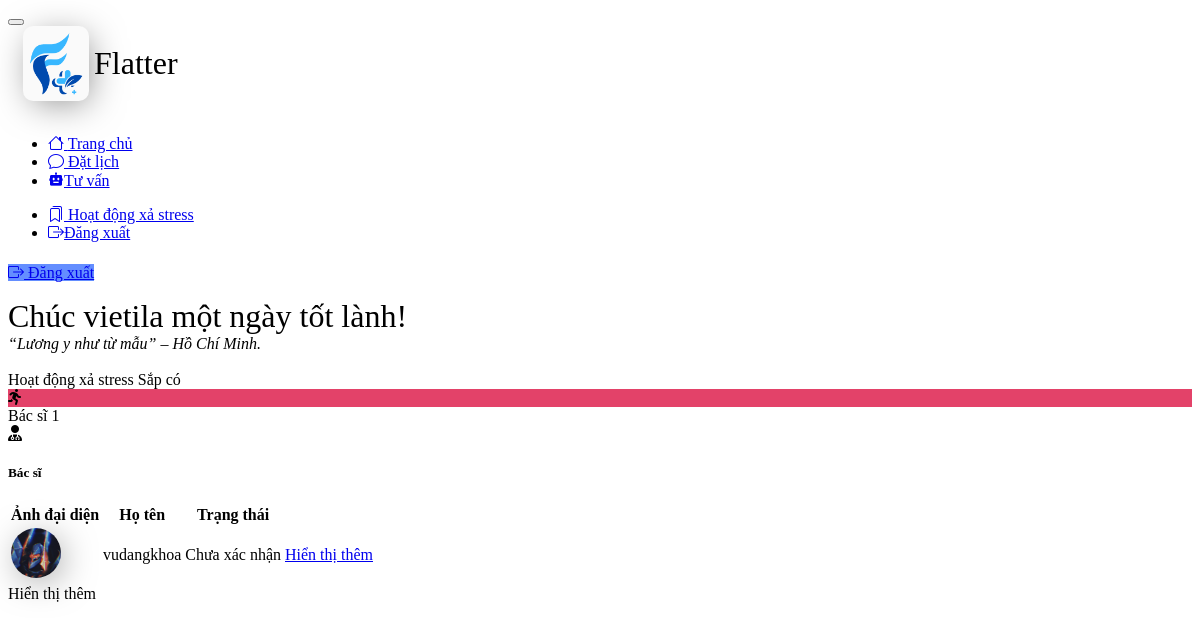
Page /patientmain (signed in) on the committed database.
### Main_App/models.py (models this page shows, shortened)
class Doctor(models.Model):
    user=models.OneToOneField(User,on_delete=models.CASCADE,default=None)
    profile_pic= models.ImageField(upload_to='profile_pic/',null=True,blank=True)
    address = models.CharField(max_length=40)
    mobile = models.CharField(max_length=20,default=None,blank=False)
    status= models.BooleanField(default=False)
    totalstar = models.IntegerField(default=5)
    timeclick = models.IntegerField(default=1)
    star = models.CharField(max_length=1,default=5)
    desc = models.TextField(max_length=500,default=None,blank=True)

### Main_App/views.py (the view)
# urls.py: path('patientmain',views.patientmain,name="patientmain"),
def patientmain(request):
    dict={
        'numpatient':models.Doctor.objects.all().count(),
        'patient':models.Doctor.objects.all(),
        'event':models.Event.objects.all().count(),
    }
    if is_patient(request.user):
        pass
    else:
        return redirect("/")
    return render(request,'patient/patientpanel.html',context=dict)

### Main_App/views.py (called while the page is built)
def is_patient(user):
    return user.groups.filter(name='PATIENT').exists()

### template/patient/patientpanel.html (shortened to what this page needs)
{% extends 'patient/patientbase.html' %}
{% block content %}
{%load static%}
<div class="container-fluid">
    <div class="card shadow border-0">
        <div class="card-body">
            <div style="font-size: 2rem;">Chúc {{request.user}} một ngày tốt lành!</div>
            <div class="brief"> <i>“Lương y như từ mẫu” – Hồ Chí Minh.
                </i> </div>
        </div>
    </div>
    <br>
    <div class="row g-6 mb-6">
        <div class="col-xl-6 col-sm-6 col-12">
            <div class="card shadow border-0">
                <div class="card-body">
                    <div class="row">
                        <div class="col">
                            <span class="h6 font-semibold text-muted text-sm d-block mb-2">Hoạt động xả stress</span>
                            <span class="h3 font-bold mb-0">Sắp có</span>
                        </div>
                        <div class="col-auto">
                            <div class="icon icon-shape bg-tertiary text-white text-lg rounded-circle"
                                style="background:#e34269 !important ">
                                <i class="fa-solid fa-person-running"></i>
                            </div>
                        </div>
                    </div>
                </div>
            </div>
        </div>
        <div class="col-xl-6 col-sm-6 col-12">
            <div class="card shadow border-0">
                <div class="card-body">
                    <div class="row">
                        <div class="col">
                            <span class="h6 font-semibold text-muted text-sm d-block mb-2">Bác sĩ</span>
                            <span class="h3 font-bold mb-0">{{numpatient}}</span>
                        </div>
                        <div class="col-auto">
                            <div class="icon icon-shape bg-primary text-white text-lg rounded-circle">
                                <i class="fa-solid fa-user-doctor"></i>
                            </div>
                        </div>
                    </div>
                </div>
            </div>
        </div>
    </div>
    <div class="card shadow border-0 mb-7">
        <div class="card-header">
            <h5 class="mb-0">Bác sĩ</h5>
        </div>
        <div class="table-responsive">
            <table class="table table-hover table-nowrap">
                <thead class="thead-light">
                    <tr>
                        <th scope="col">Ảnh đại diện</th>
                        <th scope="col">Họ tên</th>
                        <th scope="col">Trạng thái</th>
                        <th></th>
                    </tr>
                </thead>
                <tbody>
                    {% for t in patient %}
                    <tr>
                        <td>
                            <a href="{% url 'patient-doctor' t.id  %}">
                                <img style="background: #fafafa;
    box-shadow: 4px 6px 36px -6px rgba(1, 1, 1, 0.5);
    margin: auto;
    border-radius: 50%;
    height: 50px;
    object-fit: cover;
    margin: auto;" width="50" height="50" alt="..." src="/images/{{ t.profile_pic }}">
                            </a>
                        </td>
                        <td> {{t.user}}</td>
                        <td>
                            <a class="status text-heading font-semibold">
                            </a>
                        </td>
                        <td class="text-end">
                            <a href="{% url 'patient-doctor' t.id  %}" class="btn btn-sm btn-neutral">Hiển thị thêm</a>
                        </td>
                    </tr>
                    {% endfor %}
                </tbody>
            </table>
        </div>
        <div class="card-footer border-0 py-5">
            <a class="text-muted text-sm">Hiển thị thêm</a>
        </div>
    </div>
</div>
{% endblock content%}

### rows in the picture
Doctor: profile_pic (picture), user "vudangkhoa"

### other values in the picture
{{ request.user }} "vietila"
{{ numpatient }} "1"
